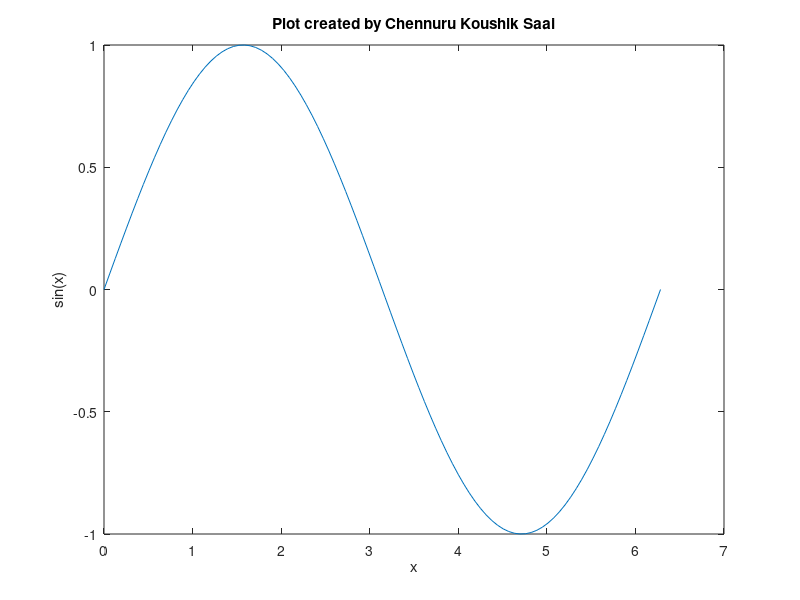

Here is the MATLAB script that generated this plot:
% plot y= sinx, 0<=x<=2pi, taking 100 lineraly spaced 
% points in the given interval. Label the axes and put
% "Plot created by yourname" in the title
x=linspace(0,2*pi,100);
%y=sin(x)
%plot(x,y)
plot(x,sin(x))
xlabel('x')
ylabel('sin(x)')
%ylabel('y')
title('Plot created by Chennuru Koushik Saai')